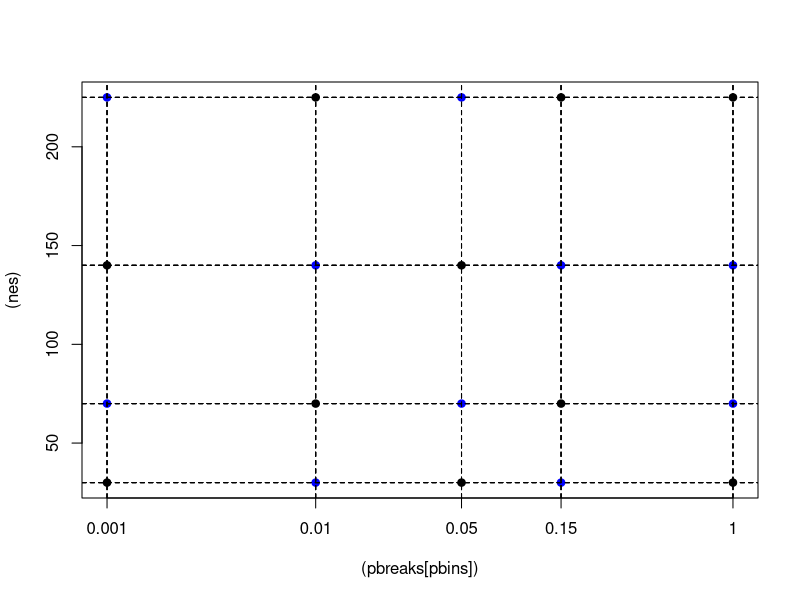
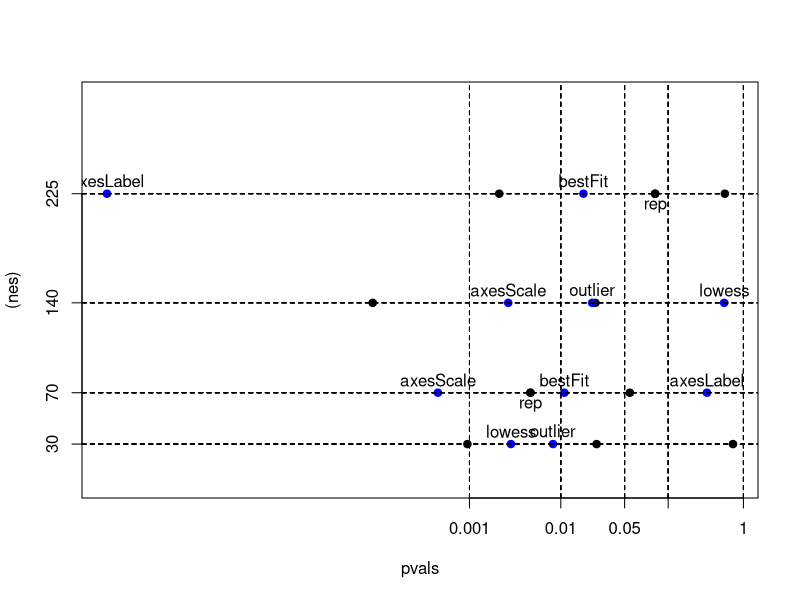

These charts were generated, in order, by the following R code:
#Generate all the data for the plots
#it will get saved, then called back in and cycled through
#Here we're focusing on the game!

set.seed(234092)

#Intro question:
setwd("C:/Users/Aaron/Dropbox/EDA project/SURVEY")
nreps<-20 #we will end up with twice as many graphs, half of which will be plain and half will have fancy twists
#also there will be replicates, so really there will be more like nreps*2.1 plots
#first we generate these nreps values, then we double up by adding another set of the same graphs, but this time with fancy presentations
#five plots will be a separate question
pbreaks<-c(.001,.01,.05,.15,1)
pbins<-rep(1:5,length=nreps)
nes<-c(30,70,140,225,225,140,225,30,70,30,70,140,70,30,70,225,30,225,140,140)
cbind(nes[1:5],nes[6:10],nes[11:15],nes[16:20])
xes<-matrix(nrow=nreps,ncol=max(nes))
yes<-matrix(nrow=nreps,ncol=max(nes))
pvals<-1
tvals<-1

plot((pbreaks[pbins]),(nes),pch=19,log='x',xaxt='n',col=rep(c('black','blue'),c(10,11)))
axis(side=1,pbreaks,at=pbreaks)
abline(v=pbreaks[pbins],lty=2)
abline(h=nes,lty=2)

#First generate baseline data
#then add presentation data (same data + presentaion vector)
#then change data for when the twist is adding an outlier
#then add replicates of all of the vector to see how consistent people are on the exact same stuff

for(i in 1:nreps){
	tryagain<-T
	if(i %in% c(1:100*nreps/100)) print(i)
	while(tryagain){ #to ENSURE that we get a good mix of p-value ranges
		#get t close to what we want
		t<-qnorm(pbreaks[pbins[i]],mean=0,sd=1,lower.tail=F)
		if(abs(t)>5)t<-0 #guards against when the bin is 1, and quantile has infinite size
		n<-nes[i]
		x<-rnorm(n)
		e<-rnorm(n)
		bhat<-t*sd(e)/(sqrt(n)*sd(x))
		if(pbins[i]>=5 & sample(c(2,2,1),1)==2) bhat<-0 #sometimes generate it actually from a null
		y<-x*bhat*sample(c(-1,1),1)+e

		tvals[i]<-summary(lm(y~x))$coeff[2,3]
		pvals[i]<-summary(lm(y~x))$coeff[2,4]
		xes[i,1:n]<-x
		yes[i,1:n]<-y

		pi<-pvals[i]
		bini<-min(which(pi<pbreaks))
		if(bini==pbins[i]) tryagain<-F

	}	
	#plot(x,y,main=n)
	#readline(prompt='go')
}


###############################################
#add same plot with new presentation style

npres<-10
sw<-sample(10)
pres<-c(rep('plain',length=10),c('outlier','lowess','bestFit','axesScale','axesLabel')[c(4,4,3,1,5,5,2,3,1,2)])
cbind(pres,pbreaks,nes)

#Double check to make sure you didn't already do it
#if(dim(xes)[1]==nreps){
	#nes<-c(nes,nes[1:npres])
	#pbreaks<-c(pbreaks,pbreaks[1:npres])
	#pbins<-c(pbins,pbins[1:npres])
	#xes<-rbind(xes,xes[1:npres,])
	#yes<-rbind(yes,yes[1:npres,])
	#pvals<-c(pvals,pvals[1:npres])
	#tvals<-c(tvals,tvals[1:npres])
#}
#origPlot<-c(1:nreps,1:npres)

################################################
#Fix those that now get an extra outlier
#add it one sd above the max x and max y, or w/e is appropriate for the right corner
for(i in which(pres=='outlier')){
	n<-nes[i]
	#grab the middle point from x and y
	mx<-rep(mean(x),n)
	my<-rep(mean(y),n)
	x<-xes[i,1:n]
	y<-yes[i,1:n]
	distvec<-sqrt((mx-x)^2+(my-y)^2)
	switch<-which(distvec==min(distvec))
	
	#should we add it to the top of the graph or the bottom?
	updown<-sample(c('up','down'),1)
	#tval conveys if the best fit line is pos or neg
	if(updown=='down' & tvals[i]<1) {
		x[switch]<-max(x)+sd(x)
		y[switch]<-min(y)-sd(y)
	}
	if(updown=='down' & tvals[i]>1) {
		x[switch]<-min(x)-sd(x)
		y[switch]<-min(y)-sd(y)
	}
	if(updown=='up' & tvals[i]<1) {
		x[switch]<-min(x)-sd(x)
		y[switch]<-max(y)+sd(y)
	}
	if(updown=='up' & tvals[i]>1) {
		x[switch]<-max(x)+sd(x)
		y[switch]<-max(y)+sd(y)
	}

	tvals[i]<-summary(lm(y~x))$coeff[2,3]
	pvals[i]<-summary(lm(y~x))$coeff[2,4]
	xes[i,1:n]<-x
	yes[i,1:n]<-y
}

################################################
#also add replicates!
#Repeat numbers 2 and 4
nreplicates<-2
whichrep<-c(2,4)
if(dim(xes)[1]==nreps){
	nes<-c(nes,nes[whichrep])
	pbins<-c(pbins,pbins[whichrep])
	xes<-rbind(xes,xes[whichrep,])
	yes<-rbind(yes,yes[whichrep,])
	pvals<-c(pvals,pvals[whichrep])
	tvals<-c(tvals,tvals[whichrep])
	pres<-c(pres,pres[whichrep])
	#origPlot<-c(origPlot,origPlot[whichrep]) ## used when there's overlaping data between plain and styled
}
beforeRep<-c(1:(nreps*2),whichrep)
#beforeRep has 20 unique values, and 2 indexes at the end refering to the original index of the graphs that are replicated

plot(pvals,(nes),pch=19,log='x',xaxt='n',yaxt='n',col=c('blue','black')[(pres=='plain')+1],ylim=c(0,300))
axis(side=1,pbreaks,at=pbreaks)
axis(side=2,unique(nes),at=unique(nes))
abline(v=pbreaks[pbins],lty=2)
abline(h=nes,lty=2)
text(pvals[pres!="plain"],nes[pres!="plain"]+10,pres[pres!="plain"])
text(pvals[whichrep],nes[whichrep]-10,"rep")

save(list=c('xes','yes','nreps','pbins','pvals','tvals','nes','pres','whichrep','beforeRep','nreplicates'),file='data_for_1plots_pilot.RData')

